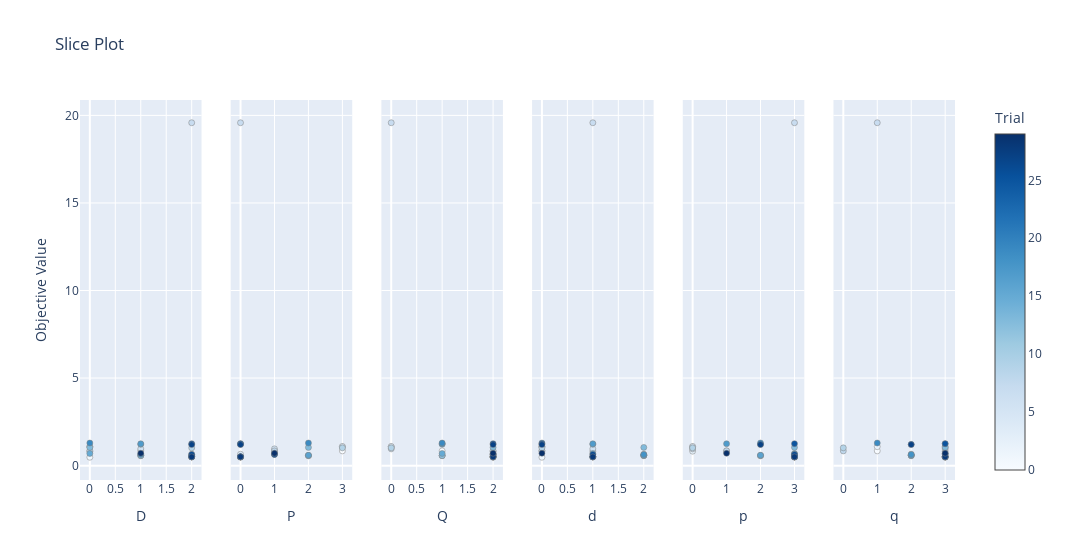

The notebook cell this image was saved under:
### Code cell
optuna.visualization.plot_slice(study, params=['p','d', 'q', 'P', 'Q', 'D'])

### Figure 1 — Plotly figure (JSON) as saved in the notebook; plotly's stock layout.template omitted (floating-point values rounded to 4 significant figures)
{"data": [{"marker": {"color": [0, 1, 2, 3, 4, 5, 6, 7, 8, 9, 10, 11, 12, 13, 14, 15, 16, 17, 18, 19, 20, 21, 22, 23, 24, 25, 26, 27, 28, 29], "colorbar": {"title": {"text": "Trial"}, "x": 1, "xpad": 40}, "colorscale": [[0, "rgb(247,251,255)"], [0.125, "rgb(222,235,247)"], [0.25, "rgb(198,219,239)"], [0.375, "rgb(158,202,225)"], [0.5, "rgb(107,174,214)"], [0.625, "rgb(66,146,198)"], [0.75, "rgb(33,113,181)"], [0.875, "rgb(8,81,156)"], [1, "rgb(8,48,107)"]], "line": {"color": "Grey", "width": 0.5}, "showscale": true}, "mode": "markers", "name": "Feasible Trial", "showlegend": false, "type": "scatter", "x": [1, 0, 0, 0, 0, 2, 1, 2, 0, 2, 1, 1, 1, 0, 1, 0, 2, 1, 1, 0, 2, 2, 2, 2, 2, 2, 2, 2, 2, 1], "xaxis": "x", "y": [0.8432, 0.4787, 1.083, 0.8247, 1.087, 0.6532, 0.9574, 19.58, 0.8404, 1.016, 0.5723, 0.5723, 0.5723, 1.04, 1.215, 0.6953, 0.5942, 1.25, 0.6374, 1.29, 0.5002, 0.5002, 0.5002, 0.5002, 0.5002, 1.256, 0.6399, 1.2, 0.5002, 0.7067], "yaxis": "y"}, {"marker": {"color": [0, 1, 2, 3, 4, 5, 6, 7, 8, 9, 10, 11, 12, 13, 14, 15, 16, 17, 18, 19, 20, 21, 22, 23, 24, 25, 26, 27, 28, 29], "colorbar": {"title": {"text": "Trial"}, "x": 1, "xpad": 40}, "colorscale": [[0, "rgb(247,251,255)"], [0.125, "rgb(222,235,247)"], [0.25, "rgb(198,219,239)"], [0.375, "rgb(158,202,225)"], [0.5, "rgb(107,174,214)"], [0.625, "rgb(66,146,198)"], [0.75, "rgb(33,113,181)"], [0.875, "rgb(8,81,156)"], [1, "rgb(8,48,107)"]], "line": {"color": "Grey", "width": 0.5}, "showscale": false}, "mode": "markers", "name": "Feasible Trial", "showlegend": false, "type": "scatter", "x": [3, 0, 3, 1, 3, 0, 1, 0, 1, 3, 2, 2, 2, 2, 0, 1, 2, 0, 1, 2, 0, 0, 0, 0, 0, 0, 1, 0, 0, 1], "xaxis": "x2", "y": [0.8432, 0.4787, 1.083, 0.8247, 1.087, 0.6532, 0.9574, 19.58, 0.8404, 1.016, 0.5723, 0.5723, 0.5723, 1.04, 1.215, 0.6953, 0.5942, 1.25, 0.6374, 1.29, 0.5002, 0.5002, 0.5002, 0.5002, 0.5002, 1.256, 0.6399, 1.2, 0.5002, 0.7067], "yaxis": "y2"}, {"marker": {"color": [0, 1, 2, 3, 4, 5, 6, 7, 8, 9, 10, 11, 12, 13, 14, 15, 16, 17, 18, 19, 20, 21, 22, 23, 24, 25, 26, 27, 28, 29], "colorbar": {"title": {"text": "Trial"}, "x": 1, "xpad": 40}, "colorscale": [[0, "rgb(247,251,255)"], [0.125, "rgb(222,235,247)"], [0.25, "rgb(198,219,239)"], [0.375, "rgb(158,202,225)"], [0.5, "rgb(107,174,214)"], [0.625, "rgb(66,146,198)"], [0.75, "rgb(33,113,181)"], [0.875, "rgb(8,81,156)"], [1, "rgb(8,48,107)"]], "line": {"color": "Grey", "width": 0.5}, "showscale": false}, "mode": "markers", "name": "Feasible Trial", "showlegend": false, "type": "scatter", "x": [1, 2, 0, 2, 0, 2, 0, 0, 2, 0, 1, 1, 1, 2, 1, 1, 2, 1, 2, 1, 2, 2, 2, 2, 2, 2, 2, 2, 2, 2], "xaxis": "x3", "y": [0.8432, 0.4787, 1.083, 0.8247, 1.087, 0.6532, 0.9574, 19.58, 0.8404, 1.016, 0.5723, 0.5723, 0.5723, 1.04, 1.215, 0.6953, 0.5942, 1.25, 0.6374, 1.29, 0.5002, 0.5002, 0.5002, 0.5002, 0.5002, 1.256, 0.6399, 1.2, 0.5002, 0.7067], "yaxis": "y3"}, {"marker": {"color": [0, 1, 2, 3, 4, 5, 6, 7, 8, 9, 10, 11, 12, 13, 14, 15, 16, 17, 18, 19, 20, 21, 22, 23, 24, 25, 26, 27, 28, 29], "colorbar": {"title": {"text": "Trial"}, "x": 1, "xpad": 40}, "colorscale": [[0, "rgb(247,251,255)"], [0.125, "rgb(222,235,247)"], [0.25, "rgb(198,219,239)"], [0.375, "rgb(158,202,225)"], [0.5, "rgb(107,174,214)"], [0.625, "rgb(66,146,198)"], [0.75, "rgb(33,113,181)"], [0.875, "rgb(8,81,156)"], [1, "rgb(8,48,107)"]], "line": {"color": "Grey", "width": 0.5}, "showscale": false}, "mode": "markers", "name": "Feasible Trial", "showlegend": false, "type": "scatter", "x": [0, 0, 0, 1, 0, 2, 1, 1, 0, 0, 2, 2, 2, 2, 1, 1, 2, 1, 2, 0, 1, 1, 1, 1, 1, 0, 1, 0, 1, 0], "xaxis": "x4", "y": [0.8432, 0.4787, 1.083, 0.8247, 1.087, 0.6532, 0.9574, 19.58, 0.8404, 1.016, 0.5723, 0.5723, 0.5723, 1.04, 1.215, 0.6953, 0.5942, 1.25, 0.6374, 1.29, 0.5002, 0.5002, 0.5002, 0.5002, 0.5002, 1.256, 0.6399, 1.2, 0.5002, 0.7067], "yaxis": "y4"}, {"marker": {"color": [0, 1, 2, 3, 4, 5, 6, 7, 8, 9, 10, 11, 12, 13, 14, 15, 16, 17, 18, 19, 20, 21, 22, 23, 24, 25, 26, 27, 28, 29], "colorbar": {"title": {"text": "Trial"}, "x": 1, "xpad": 40}, "colorscale": [[0, "rgb(247,251,255)"], [0.125, "rgb(222,235,247)"], [0.25, "rgb(198,219,239)"], [0.375, "rgb(158,202,225)"], [0.5, "rgb(107,174,214)"], [0.625, "rgb(66,146,198)"], [0.75, "rgb(33,113,181)"], [0.875, "rgb(8,81,156)"], [1, "rgb(8,48,107)"]], "line": {"color": "Grey", "width": 0.5}, "showscale": false}, "mode": "markers", "name": "Feasible Trial", "showlegend": false, "type": "scatter", "x": [1, 3, 0, 0, 0, 3, 0, 3, 1, 0, 2, 2, 2, 3, 2, 3, 2, 1, 3, 2, 3, 3, 3, 3, 3, 3, 3, 2, 3, 1], "xaxis": "x5", "y": [0.8432, 0.4787, 1.083, 0.8247, 1.087, 0.6532, 0.9574, 19.58, 0.8404, 1.016, 0.5723, 0.5723, 0.5723, 1.04, 1.215, 0.6953, 0.5942, 1.25, 0.6374, 1.29, 0.5002, 0.5002, 0.5002, 0.5002, 0.5002, 1.256, 0.6399, 1.2, 0.5002, 0.7067], "yaxis": "y5"}, {"marker": {"color": [0, 1, 2, 3, 4, 5, 6, 7, 8, 9, 10, 11, 12, 13, 14, 15, 16, 17, 18, 19, 20, 21, 22, 23, 24, 25, 26, 27, 28, 29], "colorbar": {"title": {"text": "Trial"}, "x": 1, "xpad": 40}, "colorscale": [[0, "rgb(247,251,255)"], [0.125, "rgb(222,235,247)"], [0.25, "rgb(198,219,239)"], [0.375, "rgb(158,202,225)"], [0.5, "rgb(107,174,214)"], [0.625, "rgb(66,146,198)"], [0.75, "rgb(33,113,181)"], [0.875, "rgb(8,81,156)"], [1, "rgb(8,48,107)"]], "line": {"color": "Grey", "width": 0.5}, "showscale": false}, "mode": "markers", "name": "Feasible Trial", "showlegend": false, "type": "scatter", "x": [1, 3, 1, 3, 3, 2, 3, 1, 0, 0, 2, 2, 2, 3, 2, 3, 2, 3, 2, 1, 3, 3, 3, 3, 3, 3, 3, 2, 3, 3], "xaxis": "x6", "y": [0.8432, 0.4787, 1.083, 0.8247, 1.087, 0.6532, 0.9574, 19.58, 0.8404, 1.016, 0.5723, 0.5723, 0.5723, 1.04, 1.215, 0.6953, 0.5942, 1.25, 0.6374, 1.29, 0.5002, 0.5002, 0.5002, 0.5002, 0.5002, 1.256, 0.6399, 1.2, 0.5002, 0.7067], "yaxis": "y6"}], "layout": {"title": {"text": "Slice Plot"}, "width": 1800, "xaxis": {"anchor": "y", "domain": [0, 0.1389], "title": {"text": "D"}}, "xaxis2": {"anchor": "y2", "domain": [0.1722, 0.3111], "title": {"text": "P"}}, "xaxis3": {"anchor": "y3", "domain": [0.3444, 0.4833], "title": {"text": "Q"}}, "xaxis4": {"anchor": "y4", "domain": [0.5167, 0.6556], "title": {"text": "d"}}, "xaxis5": {"anchor": "y5", "domain": [0.6889, 0.8278], "title": {"text": "p"}}, "xaxis6": {"anchor": "y6", "domain": [0.8611, 1], "title": {"text": "q"}}, "yaxis": {"anchor": "x", "domain": [0, 1], "title": {"text": "Objective Value"}}, "yaxis2": {"anchor": "x2", "domain": [0, 1], "matches": "y", "showticklabels": false}, "yaxis3": {"anchor": "x3", "domain": [0, 1], "matches": "y", "showticklabels": false}, "yaxis4": {"anchor": "x4", "domain": [0, 1], "matches": "y", "showticklabels": false}, "yaxis5": {"anchor": "x5", "domain": [0, 1], "matches": "y", "showticklabels": false}, "yaxis6": {"anchor": "x6", "domain": [0, 1], "matches": "y", "showticklabels": false}}}
